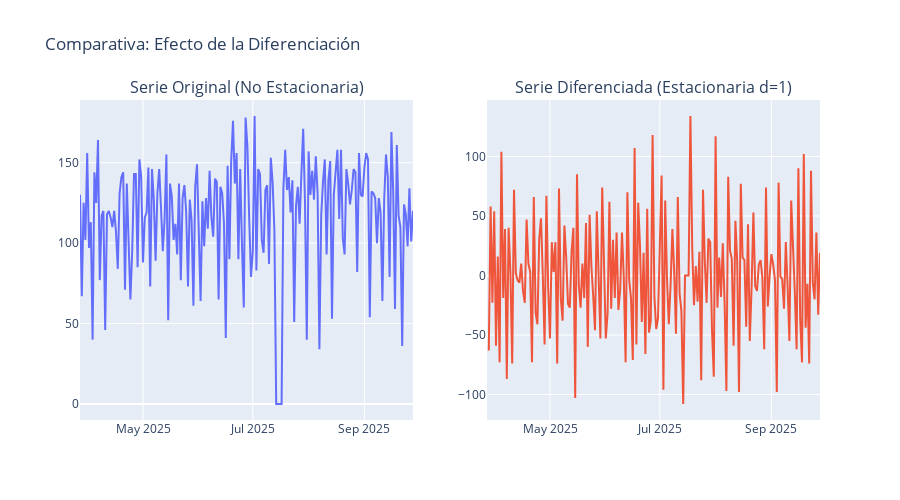

Notebook source saved alongside this figure:
### Code cell
# @title Realizamos pruebas de estacionareidad

def check_stationarity(series, title="Serie Original"):
    result = adfuller(series.dropna())
    print(f'ADF Test: {title}')
    print(f'Estadístico ADF: {result[0]:.4f}')
    print(f'p-value: {result[1]:.4f}')
    is_stationary = result[1] < 0.05
    print(f"¿Es estacionaria? {'SÍ' if is_stationary else 'NO'}\n")
    return is_stationary

# 1. Revisamos la serie original
check_stationarity(ts_mlb, "Nivel Original")

# 2. Aplicamos Primera Diferencia (d=1)
ts_mlb_diff = ts_mlb.diff()

# 3. Revisamos la serie diferenciada
check_stationarity(ts_mlb_diff, "Primera Diferencia (d=1)")

# Creamos una figura con 2 columnas (Subplots)
fig = make_subplots(
    rows=1, cols=2,
    subplot_titles=("Serie Original (No Estacionaria)", "Serie Diferenciada (Estacionaria d=1)")
)

# Gráfico 1: Serie Original
fig.add_trace(
    go.Scatter(x=ts_mlb.index, y=ts_mlb, name='Original'),
    row=1, col=1
)

# Gráfico 2: Serie Diferenciada
fig.add_trace(
    go.Scatter(x=ts_mlb_diff.index, y=ts_mlb_diff, name='Diferenciada'),
    row=1, col=2
)

# Ajustes de diseño
fig.update_layout(
    title_text="Comparativa: Efecto de la Diferenciación",
    showlegend=False, # Ocultamos leyenda
    height=500
)

fig.show()

### Figure 1 — Plotly figure (JSON) as saved in the notebook; plotly's stock layout.template omitted (floating-point values rounded to 4 significant figures; data arrays with more than 128 entries replaced by an {"elided": "..."} marker saying what was removed)
{"data": [{"name": "Original", "type": "scatter", "x": {"elided": "186 str values"}, "xaxis": "x", "y": {"elided": "186 int values"}, "yaxis": "y"}, {"name": "Diferenciada", "type": "scatter", "x": {"elided": "186 str values"}, "xaxis": "x2", "y": {"elided": "186 float values"}, "yaxis": "y2"}], "layout": {"annotations": [{"font": {"size": 16}, "showarrow": false, "text": "Serie Original (No Estacionaria)", "x": 0.225, "xanchor": "center", "xref": "paper", "y": 1, "yanchor": "bottom", "yref": "paper"}, {"font": {"size": 16}, "showarrow": false, "text": "Serie Diferenciada (Estacionaria d=1)", "x": 0.775, "xanchor": "center", "xref": "paper", "y": 1, "yanchor": "bottom", "yref": "paper"}], "height": 500, "showlegend": false, "title": {"text": "Comparativa: Efecto de la Diferenciación"}, "xaxis": {"anchor": "y", "domain": [0, 0.45]}, "xaxis2": {"anchor": "y2", "domain": [0.55, 1]}, "yaxis": {"anchor": "x", "domain": [0, 1]}, "yaxis2": {"anchor": "x2", "domain": [0, 1]}}}
